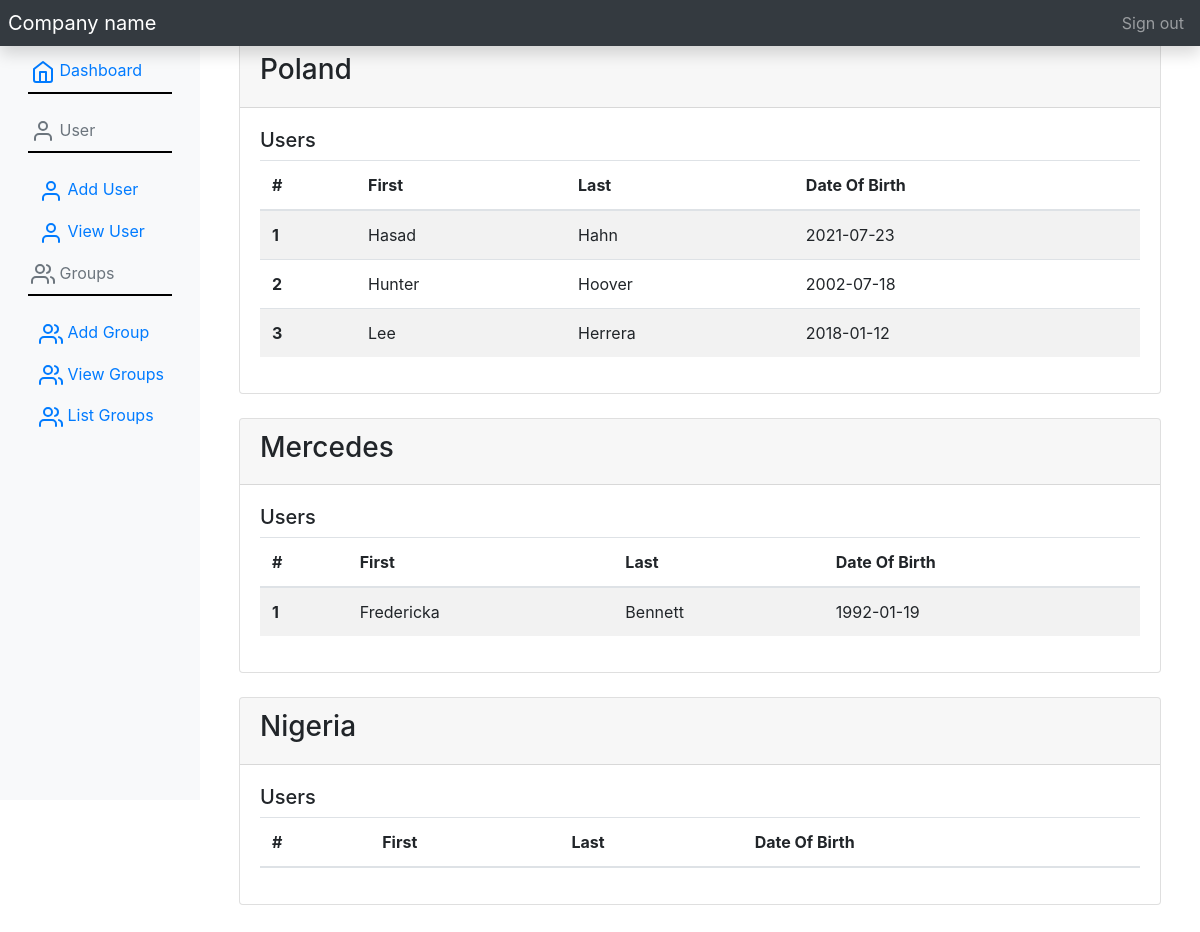
Page /i/index.php?list_groups on the committed database.
### tables this page shows
CREATE TABLE `user_group` (
  `id` int(11) NOT NULL,
  `group_name` varchar(150) NOT NULL
);

CREATE TABLE `users` (
  `id` int(11) NOT NULL,
  `username` varchar(255) NOT NULL,
  `password` varchar(255) NOT NULL,
  `name` varchar(255) NOT NULL,
  `surname` varchar(255) NOT NULL,
  `dob` date NOT NULL,
  `user_group_id` int(11) DEFAULT NULL
);

### core/init.php (called while the page is built, shortened)
<?php
global $pdo;
$getFromU = new User($pdo);

### core/libraries/User.php (called while the page is built, shortened)
<?php
class User {
	protected $pdo;
	public function __construct($pdo) {
		$this->pdo = $pdo;
	}
	public function userGroupData($group_id){
		$stmt = $this->pdo->prepare("SELECT users.*,user_group.* FROM `users` join `user_group` ON users.user_group_id = user_group.id WHERE user_group.id = :group_id");
		$stmt->bindParam(":group_id", $group_id,  PDO::PARAM_STR);
		$stmt->execute();
		return $stmt->fetchAll(PDO::FETCH_OBJ);
	}
	public function getGroups(){
		$stmt = $this->pdo->prepare("SELECT * FROM `user_group`");
		$stmt->execute();
		return $stmt->fetchAll(PDO::FETCH_OBJ);
	}
}
?>

### i/views/dashboard/group/list_groups.php (the view)
<?php
$bulk_group = $getFromU->getGroups();
?>
<div class="container">
    <?php
foreach($bulk_group as $single_group):
?>
    <div class="card mb-4">
        <div class="card-header">
            <h3> <?= $single_group->group_name;?></h3>
        </div>
        <div class="card-body">
            <h5 class="box-title">Users</h5>
            <table class="table table-striped">
                <thead>
                    <tr>
                        <th scope="col">#</th>
                        <th scope="col">First</th>
                        <th scope="col">Last</th>
                        <th scope="col">Date Of Birth</th>
                    </tr>
                </thead>
                <tbody>
                    <?php
$i=1;
            $single_group_id = $single_group->id;
            $group_members = $getFromU->userGroupData($single_group_id);
            foreach($group_members as $group_member){
?>
                    <tr>
                        <th scope="row"><?= $i;?></th>
                        <td><?= $group_member->name?></td>
                        <td><?= $group_member->surname?></td>
                        <td><?= $group_member->dob?></td>
                    </tr>
                    <?php
$i++;
            }
            ?>
                </tbody>
            </table>
        </div>
    </div>
    <?php endforeach; ?>
</div>

### i/index.php (shortened to what this page needs)
<?php include '../core/init.php';
?>
<!DOCTYPE html>
<html lang="en">
<head>
    <link rel="stylesheet" href="https://cdn.jsdelivr.net/npm/bootstrap@4.6.1/dist/css/bootstrap.min.css">
    <link rel="stylesheet" href="/assets/css/dashboard.css" type="text/html" />
</head>
<body>
    <?php include './views/sidebar.php' ?>
    <main role="main" class="col-md-9 ml-sm-auto col-lg-10 px-4 mt-4">
        <div class="d-flex justify-content-between flex-wrap flex-md-nowrap align-items-center pt-3 pb-2 mb-3">
            <?php
foreach($_GET as $key => $val){
    switch ($key) {
        case 'list_groups':
           include 'views/dashboard/group/list_groups.php';
            break;
    }
}
	?>
        </div>
    </main>
    </div>
    </div>
</body>
</html>

### rows in the picture
user_group: group_name "Poland"
users: name "Hasad", surname "Hahn", dob "2021-07-23"
users: name "Hunter", surname "Hoover", dob "2002-07-18"
users: name "Lee", surname "Herrera", dob "2018-01-12"
user_group: group_name "Mercedes"
users: name "Fredericka", surname "Bennett", dob "1992-01-19"
user_group: group_name "Nigeria"
